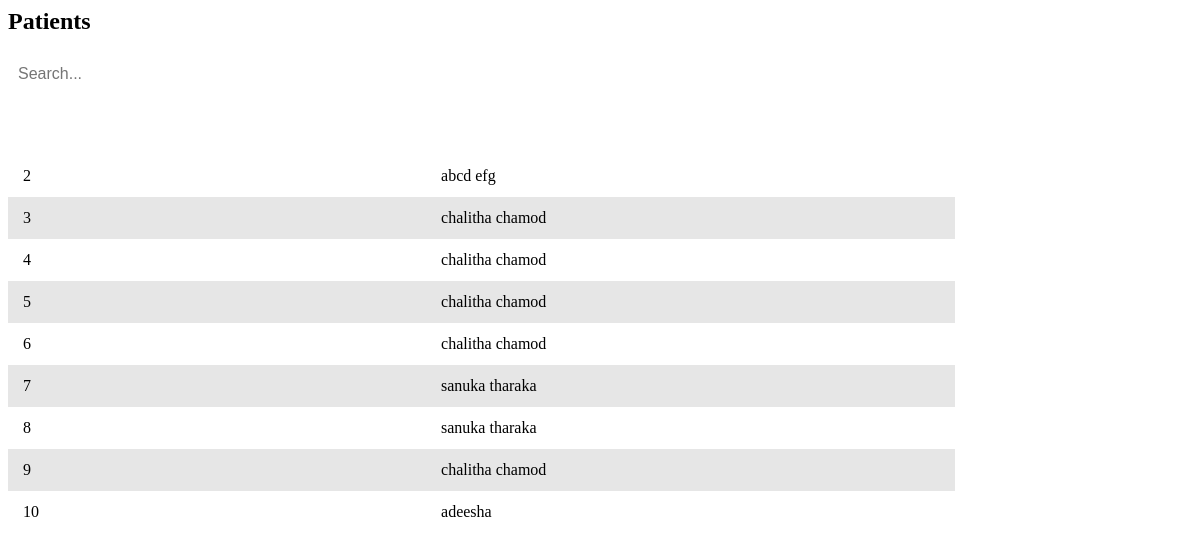
The app's page /reception/patients.php, older data.
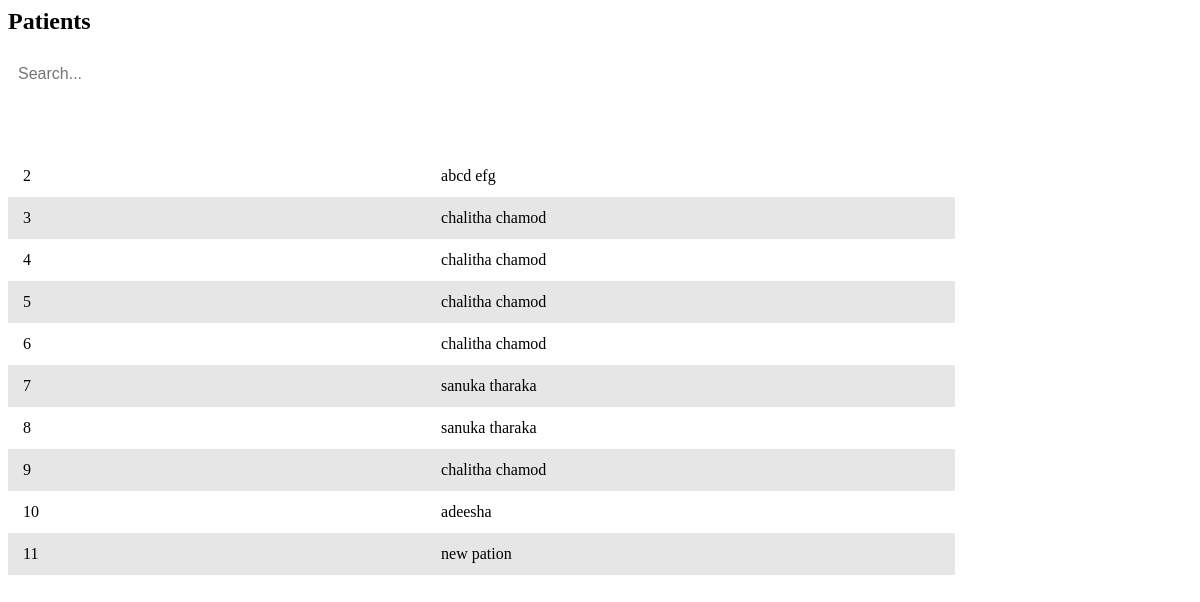
The same page, newer data.
### tables this page shows
CREATE TABLE IF NOT EXISTS `registered_patients` (
  `p_id` int NOT NULL AUTO_INCREMENT,
  `name` varchar(50) DEFAULT NULL,
  `mobile` varchar(12) DEFAULT NULL,
  `email` varchar(50) DEFAULT NULL,
  `id_num` varchar(20) DEFAULT NULL,
  `address` text,
  `age` int DEFAULT NULL,
  `register_date` datetime DEFAULT NULL,
  `reception_id` varchar(50) DEFAULT NULL,
  PRIMARY KEY (`p_id`),
  KEY `FK_register_patients_register_reception` (`reception_id`),
  CONSTRAINT `FK_register_patients_register_reception` FOREIGN KEY (`reception_id`) REFERENCES `registered_reception` (`id_num`)
);

### connection.php (called while the page is built, shortened)
<?php
class Database
{
    public static $connection;
    public static function SetUpConnection()
    {
        if (!isset(Database::$connection)) {
            Database::$connection = new mysqli("localhost", "root", "Chalithac*#3031", "healthcare", "3306");
        }
    }
    public static function search($q)
    {
        return Database::$connection->query($q);
    }
}

### reception/patients.php (the view, shortened to what this page needs)
<head>
</head>
<h2 class="content-title">Patients</h2>
<input type="text" id="searchBar" placeholder="Search..." onkeyup="filterTable()">
<table id="dataTable">
    <thead>
        <tr>
            <th>Patients ID</th>
            <th>Patients Name</th>
        </tr>
    </thead>
    <tbody>
    <?php
    require_once "../connection.php";
    $patientResultSet = Database::search("SELECT * FROM `registered_patients`");
    $patientCount = $patientResultSet->num_rows;
    if ($patientCount > 0) {
        while ($patientResult = $patientResultSet->fetch_assoc()) {
    ?>
                <tr ondblclick="window.location.href='profile-view.php?p_id=<?php echo $patientResult['p_id'] ?>'">
                    <td><?php echo $patientResult['p_id'] ?></td>
                    <td><?php echo $patientResult['name'] ?></td>
                </tr>
    <?php
        }
    }
    ?>
 </tbody>
</table>

### reception/patients.php (style rules this page uses)
#searchBar { width: 30%; min-width: 200px; padding: 10px; margin-bottom: 20px; border: 1px solid var(--medium-gray); border-radius: 5px; font-size: 16px; outline: none; }
table { width: 80%; border-collapse: collapse; }
th, td { padding: 12px 15px; border: 1px solid var(--medium-gray); text-align: left; }
th { background-color: var(--base-color); color: white; }
tbody tr { cursor: pointer; }
tbody tr:nth-child(even) { background-color: #e6e6e6; }

Row changes from the older to the newer data that the page shows:
added registered_patients: p_id "11", name "new pation"
